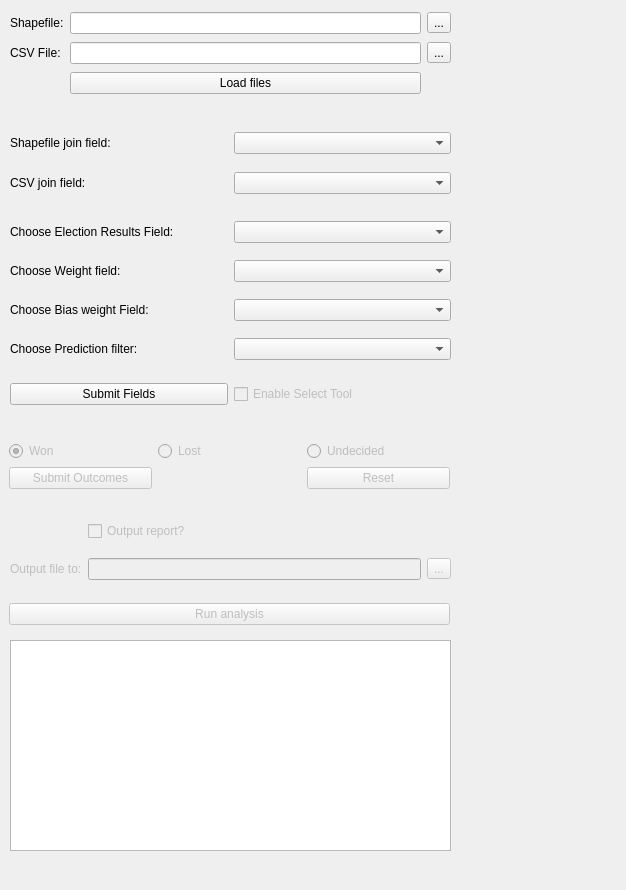
<?xml version="1.0" encoding="UTF-8"?>
<ui version="4.0">
 <class>Fantastic_Group_ProjectDockWidgetBase</class>
 <widget class="QDockWidget" name="Fantastic_Group_ProjectDockWidgetBase">
  <property name="geometry">
   <rect>
    <x>0</x>
    <y>0</y>
    <width>626</width>
    <height>890</height>
   </rect>
  </property>
  <property name="windowTitle">
   <string>Election Tracker</string>
  </property>
  <widget class="QWidget" name="dockWidgetContents">
   <widget class="QWidget" name="gridLayoutWidget">
    <property name="geometry">
     <rect>
      <x>10</x>
      <y>10</y>
      <width>441</width>
      <height>88</height>
     </rect>
    </property>
    <layout class="QGridLayout" name="gridLayout">
     <item row="1" column="1">
      <widget class="QLineEdit" name="shapefileInput"/>
     </item>
     <item row="3" column="1">
      <widget class="QLineEdit" name="csvfileInput"/>
     </item>
     <item row="3" column="0">
      <widget class="QLabel" name="label_2">
       <property name="text">
        <string>CSV File:</string>
       </property>
      </widget>
     </item>
     <item row="3" column="2">
      <widget class="QToolButton" name="toolButton_2">
       <property name="text">
        <string>...</string>
       </property>
      </widget>
     </item>
     <item row="1" column="0">
      <widget class="QLabel" name="label">
       <property name="text">
        <string>Shapefile:</string>
       </property>
      </widget>
     </item>
     <item row="1" column="2">
      <widget class="QToolButton" name="toolButton">
       <property name="text">
        <string>...</string>
       </property>
      </widget>
     </item>
     <item row="4" column="1">
      <widget class="QPushButton" name="pushButton">
       <property name="text">
        <string>Load files</string>
       </property>
      </widget>
     </item>
    </layout>
   </widget>
   <widget class="QWidget" name="gridLayoutWidget_2">
    <property name="geometry">
     <rect>
      <x>10</x>
      <y>210</y>
      <width>441</width>
      <height>161</height>
     </rect>
    </property>
    <layout class="QGridLayout" name="gridLayout_2">
     <item row="0" column="1">
      <widget class="QComboBox" name="election_results_drop"/>
     </item>
     <item row="3" column="1">
      <widget class="QComboBox" name="filter_drop"/>
     </item>
     <item row="1" column="1">
      <widget class="QComboBox" name="weight_drop"/>
     </item>
     <item row="1" column="0">
      <widget class="QLabel" name="weight_field">
       <property name="text">
        <string>Choose Weight field:</string>
       </property>
      </widget>
     </item>
     <item row="2" column="1">
      <widget class="QComboBox" name="rand_bias_drop"/>
     </item>
     <item row="3" column="0">
      <widget class="QLabel" name="label_9">
       <property name="text">
        <string>Choose Prediction filter:</string>
       </property>
      </widget>
     </item>
     <item row="2" column="0">
      <widget class="QLabel" name="label_4">
       <property name="text">
        <string>Choose Bias weight Field:</string>
       </property>
      </widget>
     </item>
     <item row="0" column="0">
      <widget class="QLabel" name="label_12">
       <property name="text">
        <string>Choose Election Results Field:</string>
       </property>
      </widget>
     </item>
    </layout>
   </widget>
   <widget class="QWidget" name="gridLayoutWidget_3">
    <property name="geometry">
     <rect>
      <x>10</x>
      <y>510</y>
      <width>441</width>
      <height>81</height>
     </rect>
    </property>
    <layout class="QGridLayout" name="gridLayout_3">
     <item row="1" column="1">
      <widget class="QLineEdit" name="outputfile_input">
       <property name="enabled">
        <bool>false</bool>
       </property>
       <property name="clearButtonEnabled">
        <bool>true</bool>
       </property>
      </widget>
     </item>
     <item row="0" column="0">
      <widget class="QLabel" name="label_5">
       <property name="text">
        <string/>
       </property>
      </widget>
     </item>
     <item row="1" column="2">
      <widget class="QToolButton" name="toolButton_3">
       <property name="enabled">
        <bool>false</bool>
       </property>
       <property name="text">
        <string>...</string>
       </property>
      </widget>
     </item>
     <item row="0" column="1">
      <widget class="QCheckBox" name="output_checkBox">
       <property name="enabled">
        <bool>false</bool>
       </property>
       <property name="text">
        <string>Output report?</string>
       </property>
      </widget>
     </item>
     <item row="1" column="0">
      <widget class="QLabel" name="label_6">
       <property name="enabled">
        <bool>false</bool>
       </property>
       <property name="text">
        <string>Output file to:</string>
       </property>
      </widget>
     </item>
    </layout>
   </widget>
   <widget class="QWidget" name="gridLayoutWidget_5">
    <property name="geometry">
     <rect>
      <x>10</x>
      <y>120</y>
      <width>441</width>
      <height>88</height>
     </rect>
    </property>
    <layout class="QGridLayout" name="gridLayout_5">
     <item row="1" column="1">
      <widget class="QComboBox" name="csv_join_drop"/>
     </item>
     <item row="0" column="0">
      <widget class="QLabel" name="label_7">
       <property name="text">
        <string>Shapefile join field:</string>
       </property>
      </widget>
     </item>
     <item row="0" column="1">
      <widget class="QComboBox" name="shape_join_drop"/>
     </item>
     <item row="1" column="0">
      <widget class="QLabel" name="label_8">
       <property name="text">
        <string>CSV join field:</string>
       </property>
      </widget>
     </item>
    </layout>
   </widget>
   <widget class="QWidget" name="gridLayoutWidget_6">
    <property name="geometry">
     <rect>
      <x>10</x>
      <y>370</y>
      <width>441</width>
      <height>48</height>
     </rect>
    </property>
    <layout class="QGridLayout" name="gridLayout_6">
     <item row="0" column="2">
      <widget class="QPushButton" name="submit_fields">
       <property name="sizePolicy">
        <sizepolicy hsizetype="Preferred" vsizetype="Preferred">
         <horstretch>0</horstretch>
         <verstretch>0</verstretch>
        </sizepolicy>
       </property>
       <property name="focusPolicy">
        <enum>Qt::StrongFocus</enum>
       </property>
       <property name="text">
        <string>Submit Fields</string>
       </property>
      </widget>
     </item>
     <item row="0" column="3">
      <widget class="QCheckBox" name="enable_seltool">
       <property name="enabled">
        <bool>false</bool>
       </property>
       <property name="text">
        <string>Enable Select Tool</string>
       </property>
      </widget>
     </item>
    </layout>
   </widget>
   <widget class="QWidget" name="gridLayoutWidget_8">
    <property name="geometry">
     <rect>
      <x>9</x>
      <y>589</y>
      <width>441</width>
      <height>51</height>
     </rect>
    </property>
    <layout class="QGridLayout" name="gridLayout_8">
     <item row="0" column="0">
      <widget class="QPushButton" name="generate_report">
       <property name="enabled">
        <bool>false</bool>
       </property>
       <property name="text">
        <string>Run analysis</string>
       </property>
      </widget>
     </item>
    </layout>
   </widget>
   <widget class="QTextBrowser" name="report_label">
    <property name="geometry">
     <rect>
      <x>10</x>
      <y>640</y>
      <width>441</width>
      <height>211</height>
     </rect>
    </property>
   </widget>
   <widget class="QWidget" name="gridLayoutWidget_4">
    <property name="geometry">
     <rect>
      <x>9</x>
      <y>420</y>
      <width>441</width>
      <height>91</height>
     </rect>
    </property>
    <layout class="QGridLayout" name="gridLayout_4">
     <item row="0" column="0">
      <layout class="QGridLayout" name="gridLayout_7">
       <item row="0" column="1">
        <widget class="QRadioButton" name="lost_radio">
         <property name="enabled">
          <bool>false</bool>
         </property>
         <property name="text">
          <string>Lost</string>
         </property>
        </widget>
       </item>
       <item row="0" column="2">
        <widget class="QRadioButton" name="undecided_radio">
         <property name="enabled">
          <bool>false</bool>
         </property>
         <property name="text">
          <string>Undecided</string>
         </property>
        </widget>
       </item>
       <item row="0" column="0">
        <widget class="QRadioButton" name="won_radio">
         <property name="enabled">
          <bool>false</bool>
         </property>
         <property name="text">
          <string>Won</string>
         </property>
         <property name="checked">
          <bool>true</bool>
         </property>
        </widget>
       </item>
       <item row="1" column="0">
        <widget class="QPushButton" name="submit_outcomes">
         <property name="enabled">
          <bool>false</bool>
         </property>
         <property name="text">
          <string>Submit Outcomes</string>
         </property>
        </widget>
       </item>
       <item row="1" column="2">
        <widget class="QPushButton" name="reset_button">
         <property name="enabled">
          <bool>false</bool>
         </property>
         <property name="text">
          <string>Reset</string>
         </property>
        </widget>
       </item>
      </layout>
     </item>
    </layout>
   </widget>
  </widget>
 </widget>
 <resources/>
 <connections/>
</ui>
